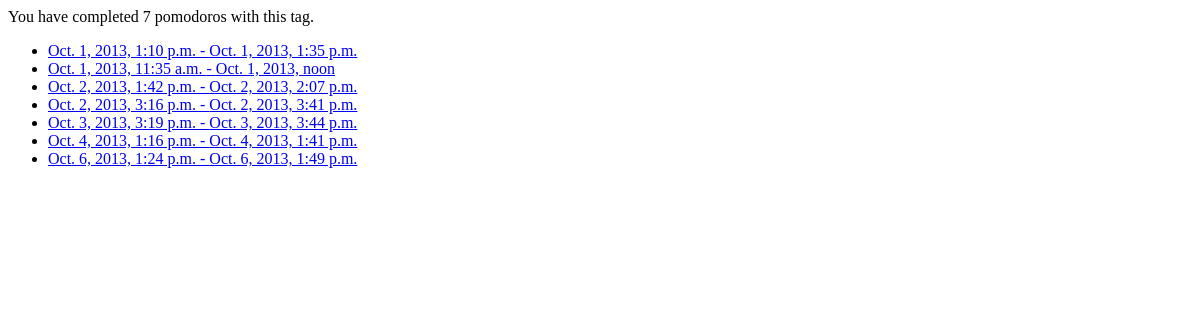
/pymodoro/tag/hola/ (signed in), run on an earlier commit of the app's database.
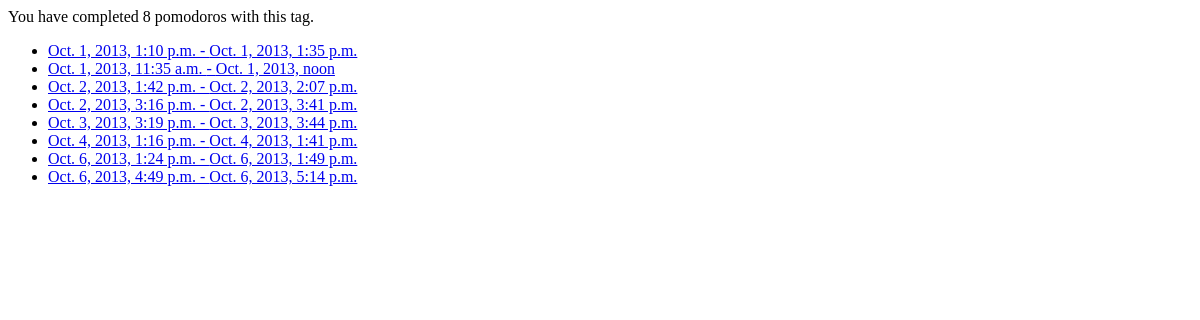
And on a later commit of the database.
### Pymodoro/models.py (models this page shows, shortened)
class Pomodoro(models.Model):
    user = models.ForeignKey(User)
    tag = models.CharField(max_length=200)
    end_time = models.DateTimeField("end time")
    def init_time(self):
        return self.end_time - datetime.timedelta(minutes=25)
    def is_from_today(self):
        return self.end_time.date() == datetime.date.today()
    is_from_today.admin_order_field = 'end_time'
    is_from_today.boolean = True
    is_from_today.short_description = 'is from today?'

### Pymodoro/views.py (the view)
# urls.py: url(r'^tag/(?P<tag>[a-z]+)/$', views.tag, name='tag'),
def tag(request, tag):
    pomodoro_list = get_list_or_404(Pomodoro, user=request.user, tag=tag)
    return render(request, 'Pymodoro/tag.html', {'pomodoro_list': pomodoro_list})

### Pymodoro/templates/Pymodoro/tag.html (shortened to what this page needs)
{% if pomodoro_list %}
    <p>
        You have completed {{ pomodoro_list|length }} pomodoro{{ pomodoro_list|length|pluralize }} with this tag.
    </p>
    <ul>
    {% for pomodoro in pomodoro_list %}
        <li><a href="{% url 'Pymodoro:detail' pomodoro.id %}">{{ pomodoro.init_time }} - {{ pomodoro.end_time }}</a></li>
    {% endfor %}
    </ul>
{% endif %}

What changed in the data, as far as the page shows it:
added Pomodoro: init_time "Oct. 6, 2013, 4:49 p.m.", end_time "Oct. 6, 2013, 5:14 p.m."
Also different on the page:
{{ pomodoro_list|length }}: "7" → "8"
